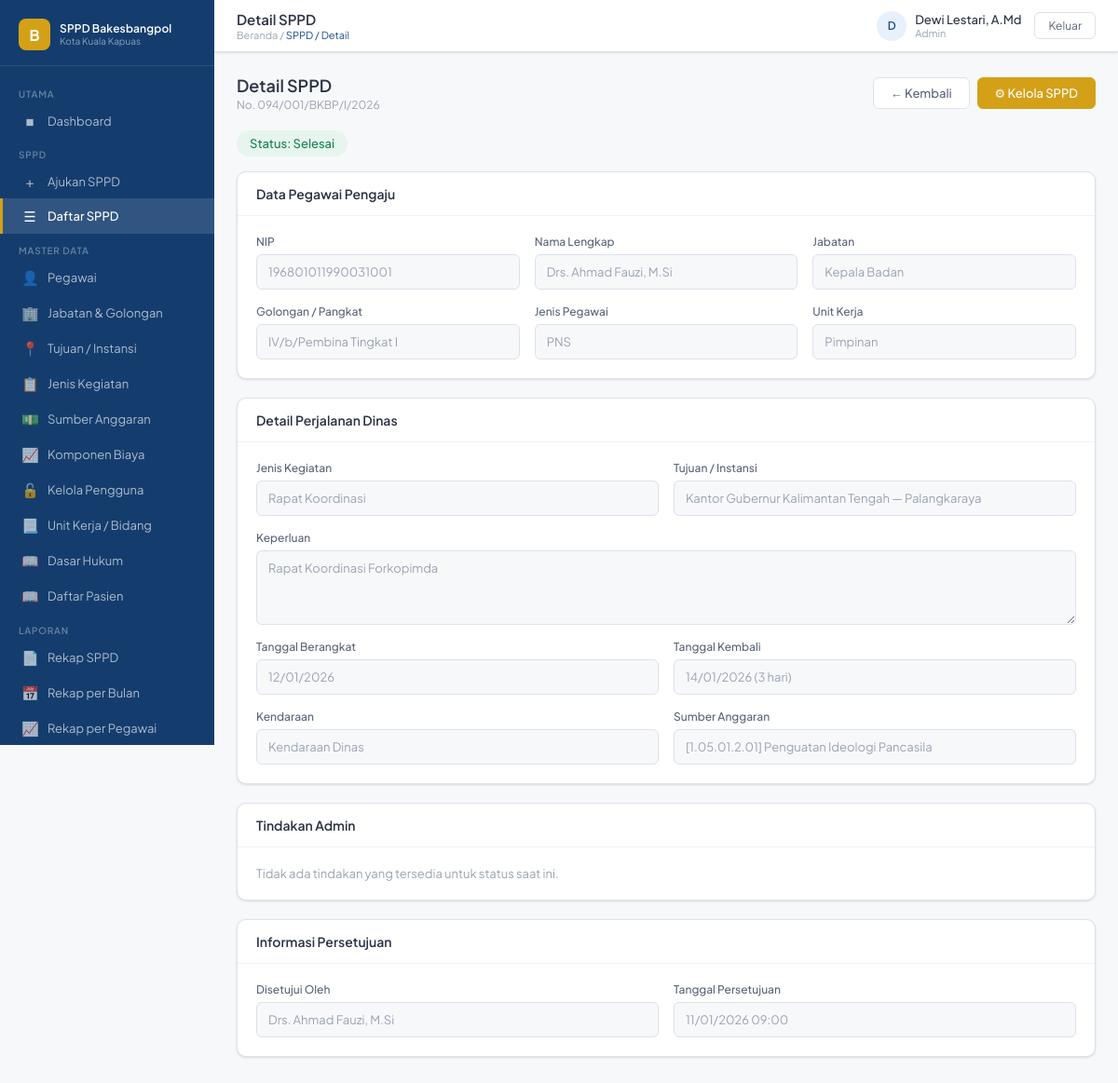
Page /pages/sppd/detail.php?id=11 (signed in) on the committed database.
### tables this page shows
CREATE TABLE `tb_sppd` (
  `id_sppd` int(11) NOT NULL,
  `no_sppd` varchar(50) DEFAULT NULL,
  `id_pengaju` int(11) NOT NULL,
  `id_kegiatan` int(11) NOT NULL,
  `id_tujuan` int(11) NOT NULL,
  `id_anggaran` int(11) NOT NULL,
  `keperluan` text NOT NULL,
  `tgl_berangkat` date NOT NULL,
  `tgl_kembali` date NOT NULL,
  `kendaraan` varchar(50) DEFAULT NULL,
  `transportasi_nama` varchar(100) DEFAULT NULL,
  `transportasi_no_tiket` varchar(50) DEFAULT NULL,
  `transportasi_biaya` decimal(15,0) DEFAULT NULL,
  `status` enum('draf','diajukan','diverifikasi','disetujui','ditolak','selesai') NOT NULL DEFAULT 'draf',
  `catatan_tolak` text DEFAULT NULL,
  `tgl_pengajuan` datetime DEFAULT NULL,
  `tgl_persetujuan` datetime DEFAULT NULL,
  `id_pimpinan` int(11) DEFAULT NULL
);

CREATE TABLE `tb_pegawai` (
  `id_pegawai` int(11) NOT NULL,
  `nip` varchar(30) NOT NULL,
  `nama_lengkap` varchar(100) NOT NULL,
  `id_jabatan` int(11) NOT NULL,
  `tempat_lahir` varchar(50) DEFAULT NULL,
  `tanggal_lahir` date DEFAULT NULL,
  `jenis_kelamin` enum('L','P') NOT NULL DEFAULT 'L',
  `unit_kerja` varchar(100) DEFAULT NULL,
  `no_hp` varchar(20) DEFAULT NULL,
  `email` varchar(100) DEFAULT NULL,
  `foto` varchar(255) DEFAULT NULL,
  `status` enum('aktif','nonaktif') NOT NULL DEFAULT 'aktif',
  `jenis_pegawai` enum('PNS','PPPK','Kontrak','Honorer','Tenaga Ahli') DEFAULT 'PNS'
);

CREATE TABLE `tb_jabatan` (
  `id_jabatan` int(11) NOT NULL,
  `nama_jabatan` varchar(100) NOT NULL,
  `golongan` varchar(10) NOT NULL COMMENT 'Contoh: III/c',
  `pangkat` varchar(50) NOT NULL COMMENT 'Contoh: Penata',
  `eselon` varchar(10) DEFAULT NULL
);

CREATE TABLE `tb_jenis_kegiatan` (
  `id_kegiatan` int(11) NOT NULL,
  `nama_kegiatan` varchar(100) NOT NULL,
  `keterangan` text DEFAULT NULL,
  `status` enum('aktif','nonaktif') NOT NULL DEFAULT 'aktif'
);

CREATE TABLE `tb_tujuan` (
  `id_tujuan` int(11) NOT NULL,
  `nama_instansi` varchar(150) NOT NULL,
  `alamat` text DEFAULT NULL,
  `kota` varchar(80) NOT NULL,
  `provinsi` varchar(80) NOT NULL DEFAULT '',
  `zona` enum('lokal','luar_kota','luar_provinsi') NOT NULL DEFAULT 'lokal'
);

CREATE TABLE `tb_anggaran` (
  `id_anggaran` int(11) NOT NULL,
  `kode_anggaran` varchar(30) NOT NULL,
  `nama_program` varchar(150) NOT NULL,
  `pagu` decimal(15,2) NOT NULL DEFAULT 0.00,
  `tahun_anggaran` year(4) NOT NULL,
  `status` enum('aktif','nonaktif') NOT NULL DEFAULT 'aktif'
);

### pages/sppd/detail.php (the view, shortened to what this page needs)
<?php
require_once '../../config/koneksi.php';
require_once '../../includes/header.php';
$id   = (int)($_GET['id'] ?? 0);
$role = $_SESSION['role'];
$stmt = $conn->prepare("
    SELECT s.*, p.nama_lengkap, p.nip, p.unit_kerja, p.jenis_pegawai,
           j2.nama_jabatan, j2.golongan, j2.pangkat,
           t.nama_instansi, t.kota, t.provinsi, t.zona,
           jk.nama_kegiatan,
           a.kode_anggaran, a.nama_program,
           pp.nama_lengkap AS nama_pimpinan
    FROM tb_sppd s
    JOIN tb_pegawai p   ON s.id_pengaju  = p.id_pegawai
    JOIN tb_jabatan j2  ON p.id_jabatan  = j2.id_jabatan
    JOIN tb_tujuan  t   ON s.id_tujuan   = t.id_tujuan
    JOIN tb_jenis_kegiatan jk ON s.id_kegiatan = jk.id_kegiatan
    JOIN tb_anggaran a  ON s.id_anggaran = a.id_anggaran
    LEFT JOIN tb_pegawai pp ON s.id_pimpinan = pp.id_pegawai
    WHERE s.id_sppd = ?
");
$stmt->bind_param('i', $id);
$stmt->execute();
$sppd = $stmt->get_result()->fetch_assoc();
$dur = (strtotime($sppd['tgl_kembali']) - strtotime($sppd['tgl_berangkat'])) / 86400 + 1;
$status_label = ['draf'=>'Draf','diajukan'=>'Diajukan','diverifikasi'=>'Diverifikasi','disetujui'=>'Disetujui','ditolak'=>'Ditolak','selesai'=>'Selesai'];
$status_color = ['draf'=>'gray','diajukan'=>'blue','diverifikasi'=>'amber','disetujui'=>'green','ditolak'=>'red','selesai'=>'green'];
?>
<div class="page-head">
  <div>
    <h2>Detail SPPD</h2>
    <p><?= $sppd['no_sppd'] ? 'No. '.$sppd['no_sppd'] : 'Belum diterbitkan' ?></p>
  </div>
  <div style="display:flex;gap:8px">
    <a href="/sppd/pages/sppd/daftar.php" class="btn btn-secondary">&#8592; Kembali</a>
    <?php if ($role !== 'pimpinan'): ?>
    <a href="/sppd/pages/sppd/kelola.php?id=<?= $id ?>" class="btn btn-warning">&#9881; Kelola SPPD</a>
    <?php endif; ?>
  </div>
</div>
<div style="margin-bottom:16px">
  <span class="badge badge-<?= $status_color[$sppd['status']] ?>" style="font-size:13px;padding:6px 14px">
    Status: <?= $status_label[$sppd['status']] ?? $sppd['status'] ?>
  </span>
</div>
<div class="card">
  <div class="card-header"><div class="card-title">Data Pegawai Pengaju</div></div>
  <div class="card-body">
    <div class="form-grid-3">
      <div class="form-group"><label class="form-label">NIP</label><input class="form-control" value="<?= htmlspecialchars($sppd['nip']) ?>" disabled></div>
      <div class="form-group"><label class="form-label">Nama Lengkap</label><input class="form-control" value="<?= htmlspecialchars($sppd['nama_lengkap']) ?>" disabled></div>
      <div class="form-group"><label class="form-label">Jabatan</label><input class="form-control" value="<?= htmlspecialchars($sppd['nama_jabatan']) ?>" disabled></div>
      <div class="form-group"><label class="form-label">Golongan / Pangkat</label><input class="form-control" value="<?= htmlspecialchars($sppd['golongan'].'/'.$sppd['pangkat']) ?>" disabled></div>
      <div class="form-group"><label class="form-label">Jenis Pegawai</label><input class="form-control" value="<?= htmlspecialchars($sppd['jenis_pegawai'] ?? 'PNS') ?>" disabled></div>
      <div class="form-group"><label class="form-label">Unit Kerja</label><input class="form-control" value="<?= htmlspecialchars($sppd['unit_kerja'] ?? '-') ?>" disabled></div>
    </div>
  </div>
</div>
<div class="card">
  <div class="card-header"><div class="card-title">Detail Perjalanan Dinas</div></div>
  <div class="card-body">
    <div class="form-grid">
      <div class="form-group"><label class="form-label">Jenis Kegiatan</label><input class="form-control" value="<?= htmlspecialchars($sppd['nama_kegiatan']) ?>" disabled></div>
      <div class="form-group"><label class="form-label">Tujuan / Instansi</label><input class="form-control" value="<?= htmlspecialchars($sppd['nama_instansi'].' — '.$sppd['kota']) ?>" disabled></div>
      <div class="form-group full"><label class="form-label">Keperluan</label><textarea class="form-control" rows="3" disabled><?= htmlspecialchars($sppd['keperluan']) ?></textarea></div>
      <div class="form-group"><label class="form-label">Tanggal Berangkat</label><input class="form-control" value="<?= date('d/m/Y', strtotime($sppd['tgl_berangkat'])) ?>" disabled></div>
      <div class="form-group"><label class="form-label">Tanggal Kembali</label><input class="form-control" value="<?= date('d/m/Y', strtotime($sppd['tgl_kembali'])) ?> (<?= $dur ?> hari)" disabled></div>
      <div class="form-group"><label class="form-label">Kendaraan</label><input class="form-control" value="<?= htmlspecialchars($sppd['kendaraan'] ?? '-') ?>" disabled></div>
      <div class="form-group"><label class="form-label">Sumber Anggaran</label><input class="form-control" value="[<?= htmlspecialchars($sppd['kode_anggaran']) ?>] <?= htmlspecialchars($sppd['nama_program']) ?>" disabled></div>
    </div>
  </div>
</div>
<?php if ($role==='admin'): ?>
<div class="card">
  <div class="card-header"><div class="card-title">Tindakan Admin</div></div>
  <div class="card-body">
    <?php if ($sppd['status']==='diajukan'): ?>
    <form method="POST" style="display:inline">
      <input type="hidden" name="action" value="verifikasi">
      <button class="btn btn-warning">&#10003; Verifikasi & Teruskan ke Pimpinan</button>
    </form>
    <?php else: ?>
    <p style="color:var(--gray-400);font-size:13px">Tidak ada tindakan yang tersedia untuk status saat ini.</p>
    <?php endif; ?>
  </div>
</div>
<?php endif; ?>
<?php if ($sppd['nama_pimpinan']): ?>
<div class="card">
  <div class="card-header"><div class="card-title">Informasi Persetujuan</div></div>
  <div class="card-body">
    <div class="form-grid">
      <div class="form-group"><label class="form-label">Disetujui Oleh</label><input class="form-control" value="<?= htmlspecialchars($sppd['nama_pimpinan']) ?>" disabled></div>
      <div class="form-group"><label class="form-label">Tanggal Persetujuan</label><input class="form-control" value="<?= $sppd['tgl_persetujuan'] ? date('d/m/Y H:i', strtotime($sppd['tgl_persetujuan'])) : '-' ?>" disabled></div>
    </div>
  </div>
</div>
<?php endif; ?>
<?php ob_end_flush(); require_once '../../includes/footer.php'; ?>

### assets/css/style.css (style rules this page uses)
:root { --primary: #1B4F8A; --primary-dk: #143D6E; --primary-lt: #E8F0FB; --accent: #D4A017; --success: #1A7F5A; --success-lt: #E6F5EE; --danger: #C0392B; --danger-lt: #FDECEA; --warning: #B7770D; --warning-lt: #FEF6E4; --gray-50: #F7F8FA; --gray-100: #EFF1F5; --gray-200: #DDE1EA; --gray-400: #9AA3B2; --gray-600: #5A6478; --gray-800: #2C3345; --white: #FFFFFF; --sidebar-w: 230px; --topbar-h: 56px; --radius: 10px; --radius-sm: 6px; --shadow: 0 1px 3px rgba(0,0,0,.08), 0 1px 2px rgba(0,0,0,.05); --shadow-md: 0 4px 12px rgba(0,0,0,.10); --font: 'Plus Jakarta Sans', sans-serif; }
*, *::before, *::after { box-sizing: border-box; margin: 0; padding: 0; }
body { font-family: var(--font); font-size: 14px; color: var(--gray-800); background: var(--gray-50); }
a { text-decoration: none; color: inherit; }
input, select, textarea, button { font-family: var(--font); }
.page-head { display: flex; align-items: center; justify-content: space-between; margin-bottom: 20px; }
.page-head h2 { font-size: 18px; font-weight: 600; color: var(--gray-800); }
.page-head p { font-size: 12px; color: var(--gray-400); margin-top: 2px; }
.card { background: var(--white); border-radius: var(--radius); border: 1px solid var(--gray-200); box-shadow: var(--shadow); margin-bottom: 20px; }
.card-header { padding: 14px 20px; border-bottom: 1px solid var(--gray-100); display: flex; align-items: center; justify-content: space-between; }
.card-title { font-size: 14px; font-weight: 600; color: var(--gray-800); }
.card-body { padding: 20px; }
.btn { display: inline-flex; align-items: center; gap: 6px; padding: 8px 18px; border-radius: var(--radius-sm); font-size: 13px; font-weight: 500; cursor: pointer; border: 1px solid transparent; transition: all .15s; }
.btn-secondary { background: var(--white); color: var(--gray-600); border-color: var(--gray-200); }
.btn-warning { background: var(--accent); color: var(--white); border-color: var(--accent); }
.form-grid { display: grid; grid-template-columns: 1fr 1fr; gap: 16px; }
.form-grid-3 { display: grid; grid-template-columns: 1fr 1fr 1fr; gap: 16px; }
.form-group { display: flex; flex-direction: column; gap: 6px; }
.form-group.full { grid-column: 1 / -1; }
.form-label { font-size: 12px; font-weight: 500; color: var(--gray-600); }
.form-control { height: 38px; border: 1px solid var(--gray-200); border-radius: var(--radius-sm); padding: 0 12px; font-size: 13px; color: var(--gray-800); background: var(--white); transition: border-color .15s; }
.form-control:disabled { background: var(--gray-50); color: var(--gray-400); }
textarea.form-control { height: auto; min-height: 80px; padding: 10px 12px; resize: vertical; }
.badge { display: inline-flex; align-items: center; gap: 4px; padding: 3px 9px; border-radius: 99px; font-size: 11px; font-weight: 500; }
.badge-green { background: var(--success-lt); color: var(--success); }

### rows in the picture
tb_sppd: no_sppd "094/001/BKBP/I/2026", status "Selesai", id_pengaju.nip "196801011990031001", id_pengaju.nama_lengkap "Drs. Ahmad Fauzi, M.Si", nama_jabatan "Kepala Badan", pangkat "IV/b/Pembina Tingkat I", id_pengaju.jenis_pegawai "PNS", id_pengaju.unit_kerja "Pimpinan", id_kegiatan.nama_kegiatan "Rapat Koordinasi", id_tujuan.kota "Kantor Gubernur Kalimantan Tengah — Palangkaraya", keperluan "Rapat Koordinasi Forkopimda", tgl_berangkat "12/01/2026", tgl_kembali+tgl_berangkat "14/01/2026 (3 hari)", kendaraan "Kendaraan Dinas", id_anggaran.nama_program "[1.05.01.2.01] Penguatan Ideologi Pancasila", tgl_persetujuan "11/01/2026 09:00"

### other values in the picture
$halaman "Detail SPPD"
$sub_judul "SPPD / Detail"
$inisial "D"
$nama "Dewi Lestari, A.Md"
$role "Admin"
